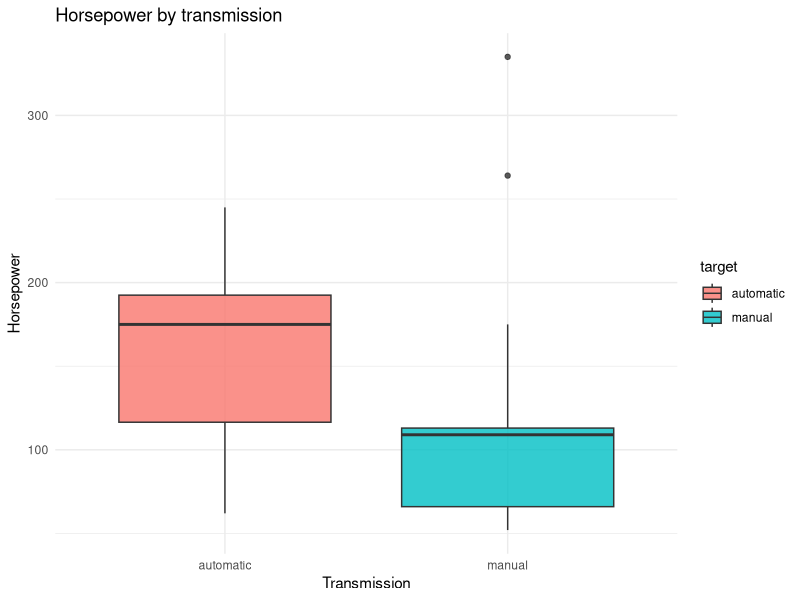
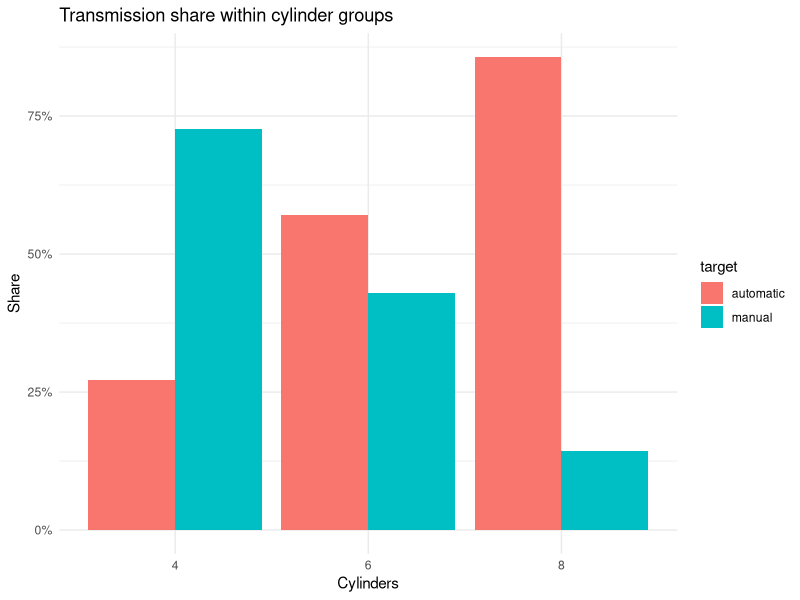
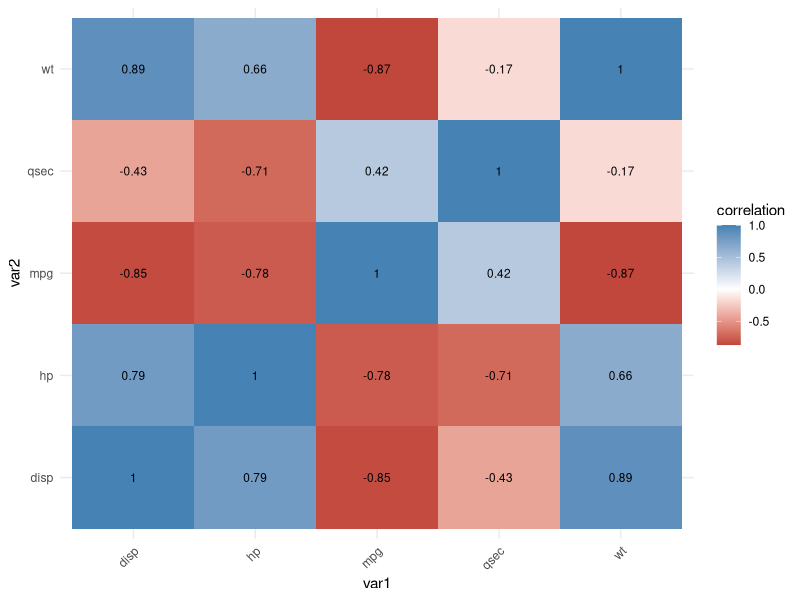
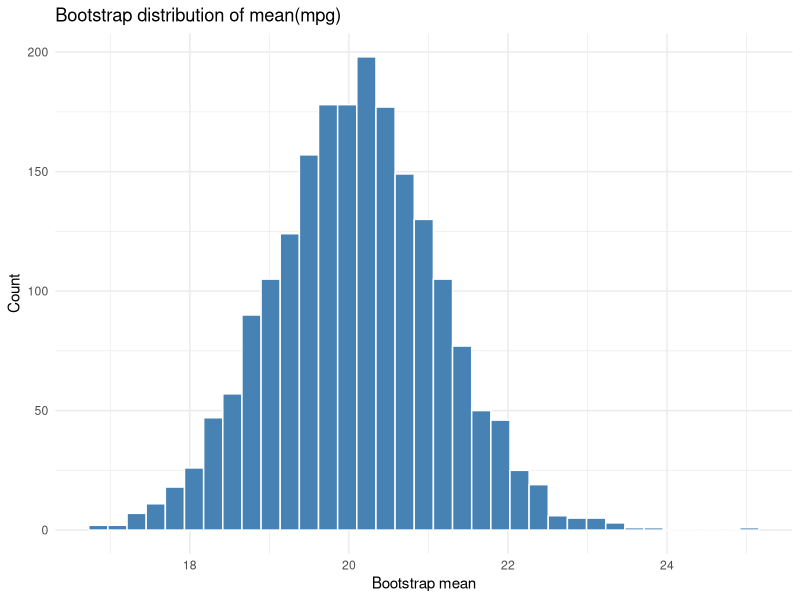
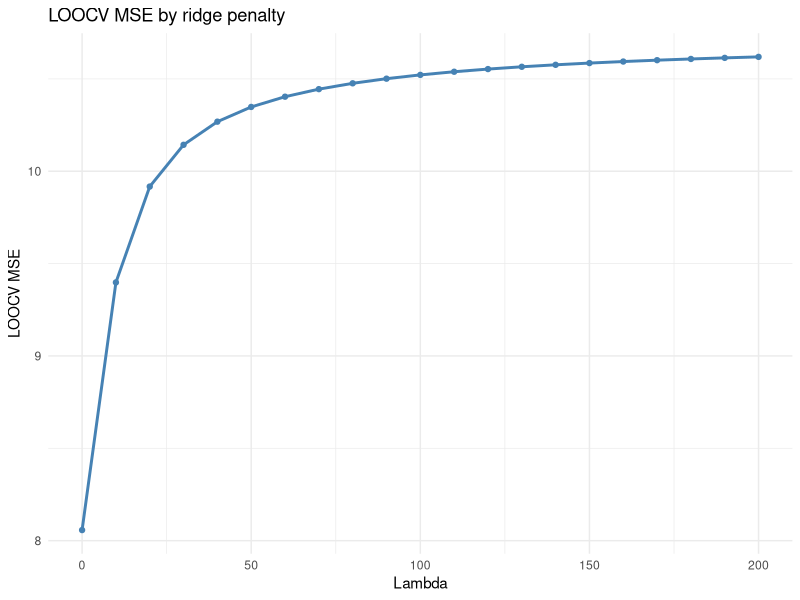
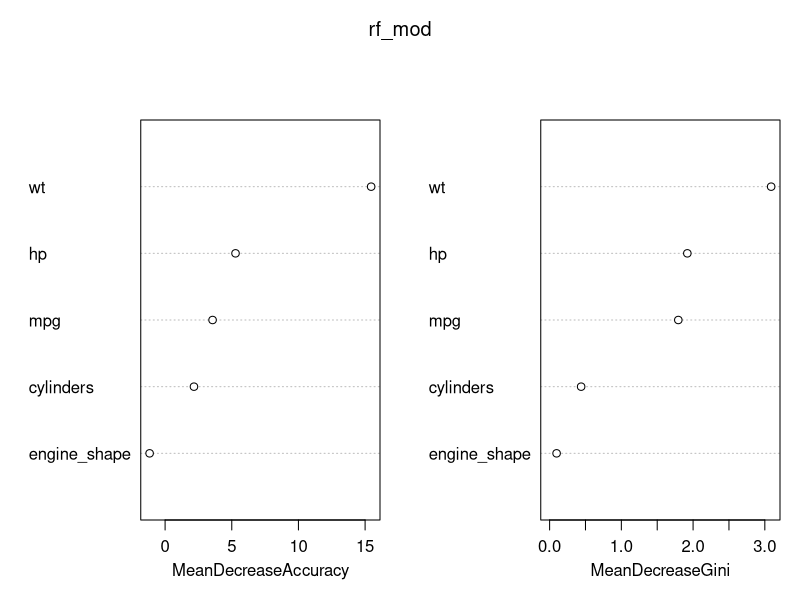
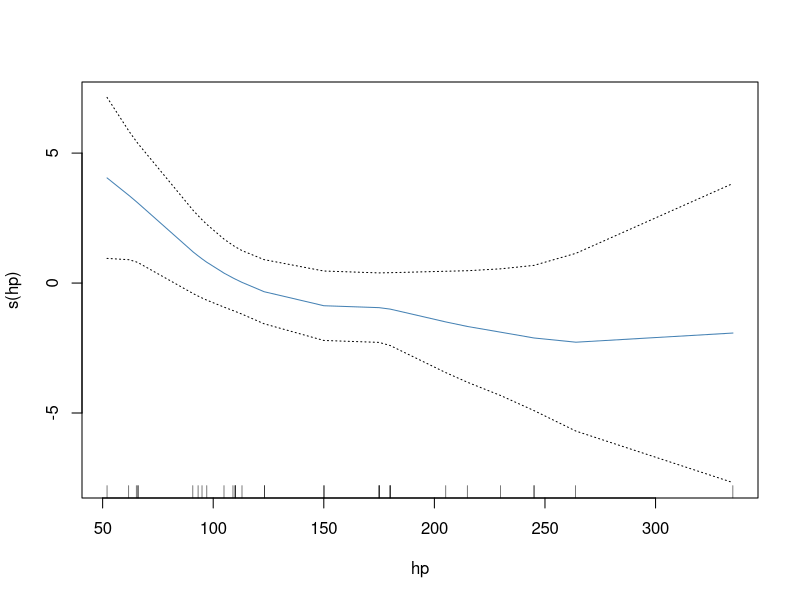
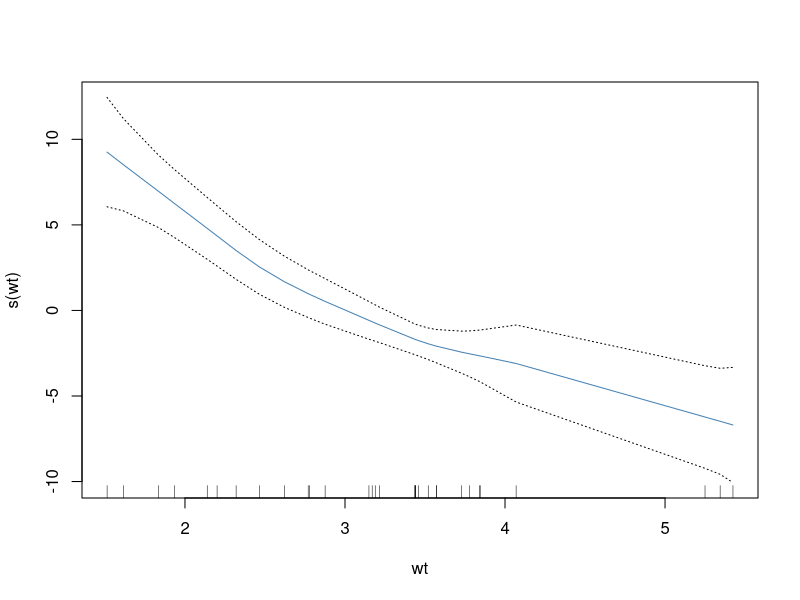

Recreate these plots in R, in order.
# BAN404 Core R Snippets — full runnable mini-examples
# Purpose: copy, adjust, and run complete examples rather than isolated fragments.
# Style: tidyverse-first for reading, cleaning, summarising, and plotting.

library(tidyverse)                                                          # main data workflow used throughout the file

# ============================================================================
# 0. Shared demo datasets
# ============================================================================

set.seed(123)                                                               # reproducible splits and resampling

cars_cls <- mtcars |>
  tibble::rownames_to_column(var = "model") |>
  as_tibble() |>
  mutate(
    target      = factor(am, levels = c(0, 1), labels = c("automatic", "manual")), # binary classification target
    cylinders   = factor(cyl),                                                        # categorical predictor version
    engine_shape = factor(vs, levels = c(0, 1), labels = c("v-shaped", "straight"))
  ) |>
  select(model, target, mpg, disp, hp, wt, qsec, cylinders, engine_shape)

cars_reg <- mtcars |>
  as_tibble() |>
  mutate(
    cylinders = factor(cyl),                                               # keep one factor to show mixed-type workflows
    gears     = factor(gear)
  ) |>
  select(mpg, disp, hp, wt, qsec, cylinders, gears)

# ============================================================================
# 1. EDA starter block
# ============================================================================

cars_cls |> glimpse()                                                       # inspect types before plotting or modeling
cars_cls |> summary()                                                       # quick one-object summary

cars_cls |>
  group_by(target) |>
  summarise(
    mean_hp = mean(hp),                                                     # average horsepower per class
    mean_wt = mean(wt),                                                     # average weight per class
    n       = n(),                                                          # class count
    .groups = "drop"
  )

ggplot(cars_cls, aes(x = target, y = hp, fill = target)) +                 # numeric predictor vs binary target
  geom_boxplot(alpha = 0.8) +
  labs(title = "Horsepower by transmission", x = "Transmission", y = "Horsepower") +
  theme_minimal()

cars_cls |>
  count(cylinders, target) |>
  group_by(cylinders) |>
  mutate(prop = n / sum(n)) |>
  ungroup() |>
  ggplot(aes(x = cylinders, y = prop, fill = target)) +                     # categorical predictor vs binary target
  geom_col(position = "dodge") +
  scale_y_continuous(labels = scales::percent_format()) +
  labs(title = "Transmission share within cylinder groups", x = "Cylinders", y = "Share") +
  theme_minimal()

corr_tbl <- cars_cls |>
  select(where(is.numeric)) |>
  cor() |>
  as.data.frame() |>
  tibble::rownames_to_column("var1") |>
  pivot_longer(-var1, names_to = "var2", values_to = "correlation")

ggplot(corr_tbl, aes(x = var1, y = var2, fill = correlation)) +             # quick collinearity scan
  geom_tile() +
  geom_text(aes(label = round(correlation, 2)), size = 3) +
  scale_fill_gradient2(low = "firebrick", mid = "white", high = "steelblue", midpoint = 0) +
  theme_minimal() +
  theme(axis.text.x = element_text(angle = 45, hjust = 1))

# ============================================================================
# 2. Bootstrap example — sampling distribution of the mean
# ============================================================================

boot_mean <- function(x, B = 2000, seed = 123) {
  set.seed(seed)                                                            # same bootstrap results when you rerun
  n <- length(x)                                                            # original sample size
  boot_stats <- numeric(B)                                                  # pre-allocate storage for speed and clarity

  for (b in seq_len(B)) {
    x_boot <- sample(x, size = n, replace = TRUE)                           # replace = TRUE is what makes this bootstrap resampling
    boot_stats[b] <- mean(x_boot)                                           # save one bootstrap replicate of the statistic
  }

  tibble(
    estimate     = mean(x),                                                 # observed statistic from the original sample
    se_boot      = sd(boot_stats),                                          # bootstrap standard error
    ci_low_pct   = quantile(boot_stats, 0.025),                             # percentile lower bound
    ci_high_pct  = quantile(boot_stats, 0.975)                              # percentile upper bound
  )
}

boot_result <- boot_mean(cars_reg$mpg)                                      # run the bootstrap on mpg
boot_result

tibble(boot_stat = replicate(2000, mean(sample(cars_reg$mpg, replace = TRUE)))) |>
  ggplot(aes(x = boot_stat)) +                                              # visualise the bootstrap distribution
  geom_histogram(bins = 35, fill = "steelblue", color = "white") +
  labs(title = "Bootstrap distribution of mean(mpg)", x = "Bootstrap mean", y = "Count") +
  theme_minimal()

# ============================================================================
# 3. Ridge-style LOOCV example — full manual structure
# ============================================================================

f_ridge <- function(b1, X, y, lambda) {
  sum((y - X %*% b1)^2) + lambda * sum(b1^2)                                # RSS + lambda * L2 penalty
}

g_ridge <- function(X, y, lambda) {
  q <- ncol(X)                                                              # number of predictors
  y_centered <- y - mean(y)                                                 # remove intercept from y before optimization
  X_centered <- scale(X, center = TRUE, scale = FALSE)                      # demean columns but do not scale by sd
  start_vals <- rep(0, q)                                                   # optimization starts at zero coefficients
  opt <- nlminb(start = start_vals, objective = f_ridge, X = X_centered, y = y_centered, lambda = lambda)
  opt$par                                                                   # return the minimizing coefficient vector
}

loo_ridge <- function(lambda, X, y) {
  n <- nrow(X)                                                              # one loop per observation
  preds <- numeric(n)                                                       # store prediction for each left-out row

  for (i in seq_len(n)) {
    X_train <- X[-i, , drop = FALSE]                                        # training predictors for this split
    y_train <- y[-i]                                                        # training response for this split
    x_test_centered <- X[i, ] - colMeans(X_train)                           # center with training means only; using test-row statistics here would leak information
    y_train_mean <- mean(y_train)                                           # same intercept logic as inside g_ridge

    b1 <- g_ridge(X = X_train, y = y_train, lambda = lambda)                # fit ridge on the n - 1 training observations
    preds[i] <- y_train_mean + x_test_centered %*% b1                       # add back the training intercept for the left-out prediction
  }

  mean((y - preds)^2)                                                       # LOOCV MSE for this lambda on the original y scale
}

X_ridge <- cars_reg |>
  select(disp, hp, wt, qsec) |>
  as.matrix()                                                               # ridge code expects a numeric matrix

y_ridge <- cars_reg$mpg                                                     # regression target

lambda_grid <- seq(0, 200, by = 10)                                         # candidate penalty values
loo_tbl <- tibble(
  lambda = lambda_grid,
  loo_mse = map_dbl(lambda_grid, ~ loo_ridge(.x, X = X_ridge, y = y_ridge)) # compute one LOOCV error per lambda
)

loo_tbl |> filter(loo_mse == min(loo_mse))                                  # best lambda in the grid

ggplot(loo_tbl, aes(x = lambda, y = loo_mse)) +                             # visual tuning plot
  geom_line(color = "steelblue", linewidth = 1) +
  geom_point(color = "steelblue") +
  labs(title = "LOOCV MSE by ridge penalty", x = "Lambda", y = "LOOCV MSE") +
  theme_minimal()

# ============================================================================
# 4. Logistic regression — full train/test pipeline
# ============================================================================

set.seed(123)
idx_cls <- sample.int(nrow(cars_cls), size = floor(0.5 * nrow(cars_cls)))   # 50/50 split for classification example
train_cls <- cars_cls |> slice(idx_cls)
test_cls  <- cars_cls |> slice(-idx_cls)

log_mod <- glm(target ~ mpg + hp + wt + cylinders,                           # baseline logistic model with mixed predictors
               data = train_cls,
               family = binomial())

summary(log_mod)                                                             # inspect coefficients and p-values
exp(coef(log_mod))                                                           # odds ratios are often easier to explain in words

prob_log <- predict(log_mod, newdata = test_cls, type = "response")         # probabilities for the positive class
threshold <- 0.50                                                            # default threshold; lower it if positives are rare
pred_log <- if_else(prob_log >= threshold, "manual", "automatic") |>        # convert probabilities to class labels
  factor(levels = levels(test_cls$target))

cm_log <- table(Actual = test_cls$target, Predicted = pred_log)              # confusion matrix for evaluation
cm_log
prop.table(cm_log, margin = 1)                                               # row proportions = class-wise performance
sum(diag(cm_log)) / sum(cm_log)                                              # overall accuracy

# ============================================================================
# 5. Random forest — compare against logistic regression
# ============================================================================

library(randomForest)                                                        # classic package used repeatedly in BAN404 material

rf_mod <- randomForest(target ~ mpg + hp + wt + cylinders + engine_shape,    # same task, more flexible model
                       data = train_cls,
                       ntree = 500,
                       mtry = 2,
                       importance = TRUE)

rf_mod                                                                        # prints OOB error and class information
pred_rf <- predict(rf_mod, newdata = test_cls)
cm_rf <- table(Actual = test_cls$target, Predicted = pred_rf)
cm_rf
prop.table(cm_rf, margin = 1)
sum(diag(cm_rf)) / sum(cm_rf)

varImpPlot(rf_mod)                                                           # variable importance plot for interpretation

# ============================================================================
# 6. GAM example — when you suspect non-linearity
# ============================================================================

library(gam)                                                                 # smooth terms via s()

gam_mod <- gam(mpg ~ s(hp) + s(wt) + qsec, data = cars_reg)                 # smooth hp and wt, keep qsec linear
summary(gam_mod)
plot(gam_mod, se = TRUE, col = "steelblue")                                 # inspect whether the smooth terms look curved

pred_gam <- predict(gam_mod, newdata = cars_reg)
mean((cars_reg$mpg - pred_gam)^2)                                            # in-sample MSE just for quick comparison

# ============================================================================
# 7. Threshold tuning table — useful when classes are imbalanced
# ============================================================================

threshold_tbl <- tibble(threshold = seq(0.10, 0.90, by = 0.05)) |>
  mutate(
    pred = map(threshold, ~ if_else(prob_log >= .x, "manual", "automatic")), # predicted labels for each threshold
    accuracy = map_dbl(pred, ~ mean(factor(.x, levels = levels(test_cls$target)) == test_cls$target))
  )

threshold_tbl                                                               # use this to justify a threshold choice if asked
